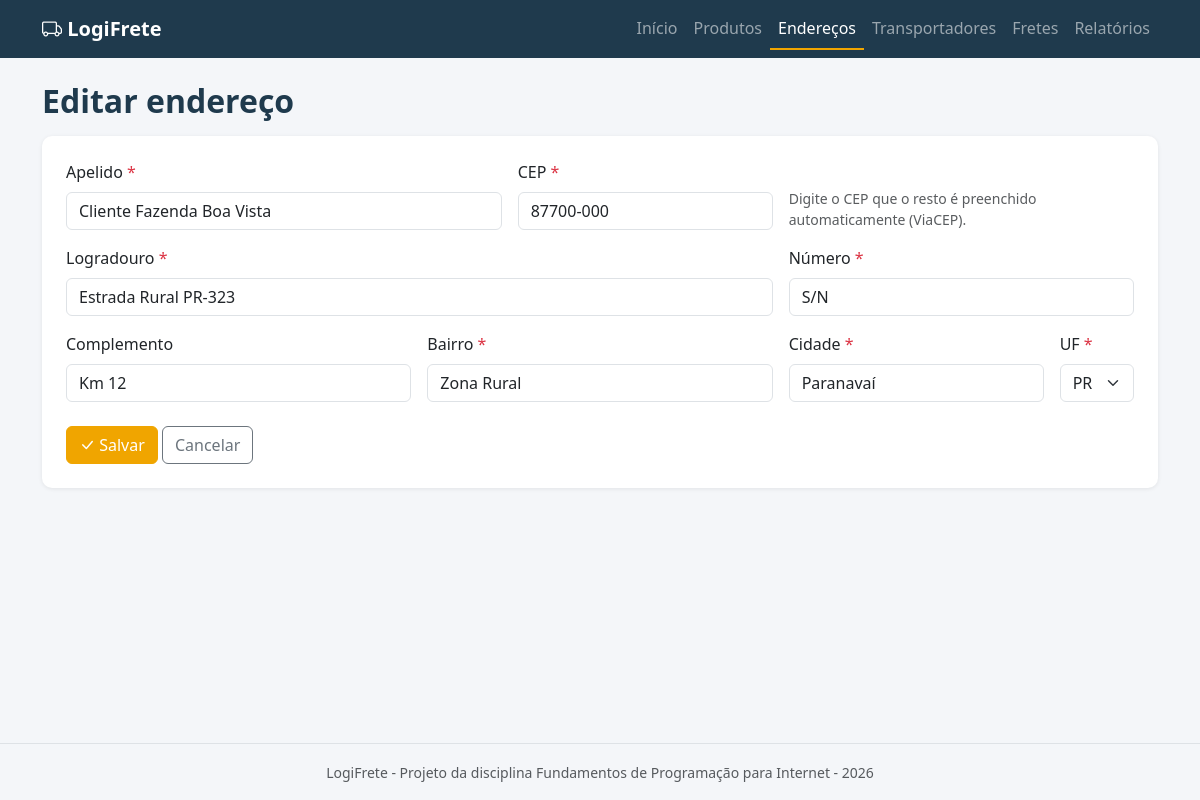
The page /enderecos/form.php?id=2 on the database its author committed.
### tables this page shows
CREATE TABLE enderecos (
  id INT AUTO_INCREMENT PRIMARY KEY,
  apelido VARCHAR(60) NOT NULL,
  cep VARCHAR(9) NOT NULL,
  logradouro VARCHAR(120) NOT NULL,
  numero VARCHAR(10) NOT NULL,
  complemento VARCHAR(60),
  bairro VARCHAR(80) NOT NULL,
  cidade VARCHAR(80) NOT NULL,
  uf CHAR(2) NOT NULL,
  criado_em DATETIME DEFAULT CURRENT_TIMESTAMP
);

### config/funcoes.php (called while the page is built, shortened)
<?php
function e($texto)
{
    return htmlspecialchars((string) $texto, ENT_QUOTES, 'UTF-8');
}

### enderecos/form.php (the view, shortened to what this page needs)
<?php
require_once '../config/conexao.php';
$endereco = [
    'id' => '',
    'apelido' => '',
    'cep' => '',
    'logradouro' => '',
    'numero' => '',
    'complemento' => '',
    'bairro' => '',
    'cidade' => '',
    'uf' => '',
];
if (!empty($_GET['id'])) {
    $stmt = $pdo->prepare('SELECT * FROM enderecos WHERE id = ?');
    $stmt->execute([$_GET['id']]);
    $endereco = $stmt->fetch();
}
$editando = !empty($endereco['id']);
$titulo = $editando ? 'Editar endereço' : 'Novo endereço';
$estados = ['AC','AL','AP','AM','BA','CE','DF','ES','GO','MA','MT','MS','MG','PA','PB','PR','PE','PI','RJ','RN','RS','RO','RR','SC','SP','SE','TO'];
include '../includes/header.php';
?>
<h2 class="titulo-pagina mb-3"><?= $titulo ?></h2>
<div class="card p-4">
    <form action="salvar.php" method="post">
        <div class="row g-3">
            <div class="col-md-5">
                <label for="apelido" class="form-label obrigatorio">Apelido</label>
                <input type="text" id="apelido" name="apelido" class="form-control" maxlength="60" required placeholder="Ex: Depósito Central, Cliente João..." value="<?= e($endereco['apelido']) ?>">
            </div>
            <div class="col-md-3">
                <label for="cep" class="form-label obrigatorio">CEP</label>
                <input type="text" id="cep" name="cep" class="form-control" maxlength="9" required placeholder="00000-000" value="<?= e($endereco['cep']) ?>">
            </div>
            <div class="col-md-4 d-flex align-items-end">
                <small class="text-muted">Digite o CEP que o resto é preenchido automaticamente (ViaCEP).</small>
            </div>
            <div class="col-md-8">
                <label for="logradouro" class="form-label obrigatorio">Logradouro</label>
                <input type="text" id="logradouro" name="logradouro" class="form-control" maxlength="120" required value="<?= e($endereco['logradouro']) ?>">
            </div>
            <div class="col-md-4">
                <label for="numero" class="form-label obrigatorio">Número</label>
                <input type="text" id="numero" name="numero" class="form-control" maxlength="10" required value="<?= e($endereco['numero']) ?>">
            </div>
            <div class="col-md-4">
                <label for="complemento" class="form-label">Complemento</label>
                <input type="text" id="complemento" name="complemento" class="form-control" maxlength="60" value="<?= e($endereco['complemento']) ?>">
            </div>
            <div class="col-md-4">
                <label for="bairro" class="form-label obrigatorio">Bairro</label>
                <input type="text" id="bairro" name="bairro" class="form-control" maxlength="80" required value="<?= e($endereco['bairro']) ?>">
            </div>
            <div class="col-md-3">
                <label for="cidade" class="form-label obrigatorio">Cidade</label>
                <input type="text" id="cidade" name="cidade" class="form-control" maxlength="80" required value="<?= e($endereco['cidade']) ?>">
            </div>
            <div class="col-md-1">
                <label for="uf" class="form-label obrigatorio">UF</label>
                <select id="uf" name="uf" class="form-select" required>
                    <?php foreach ($estados as $uf): ?>
                        <option value="<?= $uf ?>" <?= $endereco['uf'] == $uf ? 'selected' : '' ?>><?= $uf ?></option>
                    <?php endforeach; ?>
                </select>
            </div>
        </div>
        <div class="mt-4">
            <button type="submit" class="btn btn-laranja"><i class="bi bi-check-lg"></i> Salvar</button>
            <a href="listar.php" class="btn btn-outline-secondary">Cancelar</a>
        </div>
    </form>
</div>
<?php include '../includes/footer.php'; ?>

### assets/css/style.css (style rules this page uses)
body { background-color: #f4f6f9; min-height: 100vh; display: flex; flex-direction: column; }
.card { border: none; border-radius: 10px; box-shadow: 0 1px 4px rgba(0, 0, 0, 0.08); }
.titulo-pagina { color: #1f3a4d; font-weight: 600; }
.btn-laranja { background-color: #f0a500; border-color: #f0a500; color: #fff; }
.obrigatorio::after { content: " *"; color: #dc3545; }

### rows shown on the page
enderecos: apelido "Cliente Fazenda Boa Vista", cep "87700-000", logradouro "Estrada Rural PR-323", numero "S/N", complemento "Km 12", bairro "Zona Rural", cidade "Paranavaí", uf "PR"

### other values the page prints
$titulo "Editar endereço"
